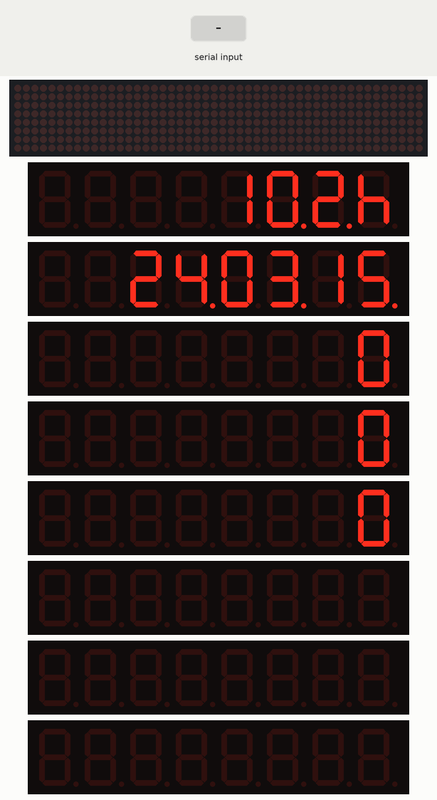
Simulated run of this sketch. Board: Arduino Uno, built with avr-gcc and run on an emulated ATmega328P. On the bench: 48×8 LED matrix, 8 × 8-digit seven-segment display. Inputs (shaded band) come from the test bench. The local clock reads 2024-03-15 10:24:30 at power-on unless the sketch sets it; the modem accepts every AT command (registered, SIM ready, sends succeed) and sends nothing else; what the sketch prints to the serial monitor is not drawn.

Above: at 8.4 s.
8.5 s: "1\n" received over the second serial link
At 9.1 s:
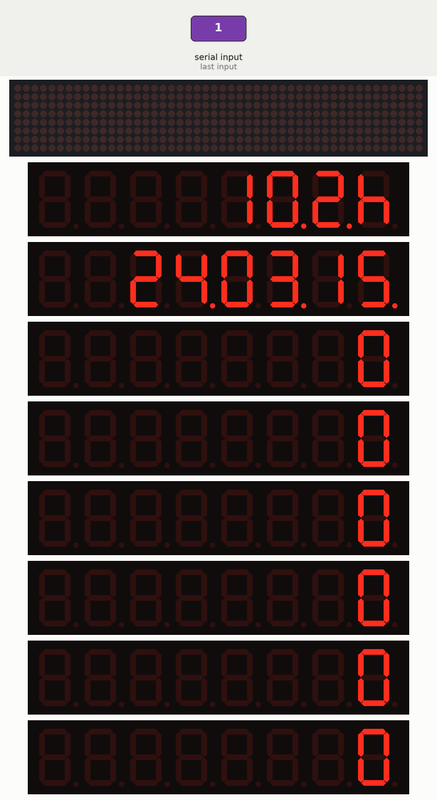
11.5 s: "90,45,200\n" received over the second serial link
At 33.1 s:
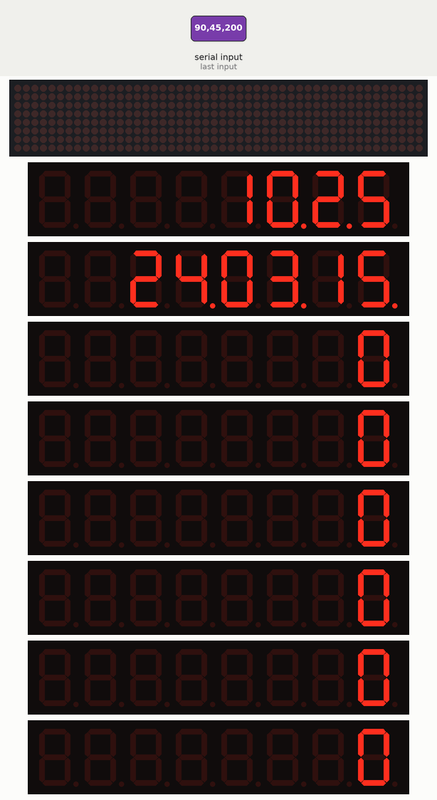
Timing chart, 0 to 33.8 s (numbered marks = the images above; inputs shaded):
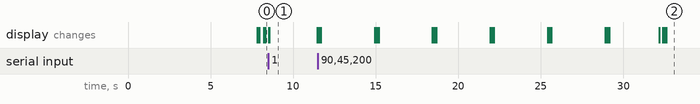

The sketch:

LCDemoCascadedDevices.ino
```cpp
#include <SoftwareSerial.h>
#include "LedControl.h"
#include <Wire.h>
#include <RTClib.h>
#include <string.h>
#include <EEPROM.h>
SoftwareSerial sim800lSerial(2, 3);         // RX, TX - Replace with your desired pins
RTC_DS1307 rtc;                             // create a clock object
LedControl lc = LedControl(12, 11, 10, 6);  // create a ledcontrol object
LedControl lc1 = LedControl(7, 6, 5, 6);    // create a ledcontrol object

String Response = "";
uint32_t priceData[10] = { 0, 0, 0, 0, 0, 0, 0, 0, 0, 0 };
uint32_t dateData[2] = { 0, 0 };
int delaytime = 5;
int time = 1111;

void setup() {
  Serial.begin(9600);
  sim800lSerial.begin(9600);
  Serial.println("program started");
  setupLed();
  setupLed1();
  setupTimer();
  Response = readStringFromEEPROM(0);
  seperateLine(Response);

  sendCommand("AT");
  delay(1);
  readData();
  delay(1000);

  // Set the module in text mode
  sendCommand("AT+CMGF=1");
  delay(1);
  readData();
  delay(1000);

  // Set the preferred message storage
  sendCommand("AT+CPMS=\"SM\",\"SM\",\"SM\"");
  delay(1);
  readData();
  delay(1000);

  // sendCommand("AT+CMGD=1,4");
  // delay(1);
  // readData();
  // delay(1000);
}
void loop() {
  getTime();
  getGSM();
  print(dateData[0], 0);
  print1(dateData[1], 0);
  for (int i = 0; i < 5; i++) {
    print(priceData[i], i + 1);
  }
  for (int i = 5; i < 10; i++) {
    print1(priceData[i], i - 4);
  }
  delay(1000);
}

void sendCommand(String command) {
  sim800lSerial.println(command);
}

void getGSM() {

  // sendCommand("AT+CMGL=\"ALL\"");
  sendCommand("AT+CMGL=\"REC UNREAD\"");
  delay(1);
  readData();
  delay(500);
}

void readData() {
  // Check for incoming data from SIM800L
  while (sim800lSerial.available()) {
    Response = sim800lSerial.readString();
    Serial.println(Response);
  }
  char* token;
  char* remainder = const_cast<char*>(Response.c_str());  // Convert String to char*
  // Loop through the multiline string and extract individual strings
  while ((token = strtok_r(remainder, "\n", &remainder)) != NULL) {
    String line = String(token);
    line.replace("\t", "");
    // Serial.println(line);
    if (line.length() > 40) {
      if (line[0] == '1') {
        Serial.println("message found");
        Serial.println(line);

        for (int i = 0; i < 200; i++) {
          EEPROM.write(i, 0);
        }
        writeStringToEEPROM(0, line);

        seperateLine(line);

        sendCommand("AT+CMGD=1,4");
        delay(1);
        readData();
        delay(1000);
      }
    }
  }
}

void seperateLine(String line) {
  char* token1;
  char* remainder1 = const_cast<char*>(line.c_str());  // Convert String to char*
  // Loop through the multiline string and extract individual strings
  int a = 0;
  while ((token1 = strtok_r(remainder1, ",", &remainder1)) != NULL) {
    String value = String(token1);
    priceData[a] = value.toInt();
    Serial.println(value);
    a++;
  }
}


void setupTimer() {
  if (!rtc.begin()) {
    while (1) delay(10);
  }

  if (!rtc.isrunning()) {
    rtc.adjust(DateTime(F(__DATE__), F(__TIME__)));
  }
}

void setupLed() {
  int devices = lc.getDeviceCount();
  for (int address = 0; address < devices; address++) {
    lc.shutdown(address, false);
    lc.setIntensity(address, 8);
    lc.clearDisplay(address);
  }
}
void setupLed1() {
  int devices = lc1.getDeviceCount();
  for (int address = 0; address < devices; address++) {
    lc1.shutdown(address, false);
    lc1.setIntensity(address, 8);
    lc1.clearDisplay(address);
  }
}

int countDigit(long data) {
  if (data < 10) {
    return 1;
  } else if (data < 100) {
    return 2;
  } else if (data < 1000) {
    return 3;
  } else if (data < 10000) {
    return 4;
  } else if (data < 100000) {
    return 5;
  } else if (data < 1000000) {
    return 6;
  } else if (data < 10000000) {
    return 7;
  } else if (data < 100000000) {
    return 8;
  }
}

int SplitNo(int data, int size) {
  int digit[size];
  //defining a loop for splitting the number
  for (int i = 0; i < size; i++) {
    digit[i] = data % 10;
    data = data / 10;
  }
  return digit;
}

void print(long data, int Row) {
  int devices = lc.getDeviceCount();
  // Serial.println(devices);
  int Col = countDigit(data);
  // Serial.println(Col);
  int digit[Col];

  //defining a loop for splitting the number
  for (int i = 0; i < Col; i++) {
    digit[i] = data % 10;
    // Serial.println(digit[i]);
    data = data / 10;
  }
  // Serial.println("...");

  /////////////////////////////////
  int col_order[8] = { 0, 1, 2, 3, 4, 5, 6, 7 };
  if (Row == 1 || Row == 2 || Row == 3) {
    col_order[3] = 4;
    col_order[4] = 3;
  }

  //////////////////////////////////
  int row = Row;
  for (int col = 0; col < Col; col++) {
    for (int address = 0; address < devices; address++) {
      delay(delaytime);
      if (row == 0 & (col == 0 || col == 1)) {
        // Serial.println("problem row");
        if (digit[col] == 1) {
          lc.setLed(0, col, 5, true);
          lc.setLed(0, col, 6, true);
        } else if (digit[col] == 3) {
          lc.setChar(row, col_order[col], 'E', false);
        } else if (digit[col] == 4) {
          lc.setLed(0, col, 5, true);
          lc.setLed(0, col, 6, true);
          lc.setLed(0, col, 3, true);
          lc.setLed(0, col, 7, true);
        } else if (digit[col] == 6) {
          lc.setChar(row, col_order[col], 9, false);
        } else if (digit[col] == 7) {
          lc.setChar(row, col_order[col], 'L', false);
        } else if (digit[col] == 9) {
          lc.setChar(row, col_order[col], 6, false);
        } else {
          lc.setChar(row, col_order[col], digit[col], false);
        }
      } else {
        lc.setChar(row, col_order[col], digit[col], false);
      }
      lc.setLed(0, 1, 0, true);
      lc.setLed(0, 2, 0, true);
    }
  }
}
void print1(long data, int Row) {
  int devices = lc1.getDeviceCount();
  // Serial.println(devices);
  int Col = countDigit(data);
  // Serial.println(Col);
  int digit[Col];

  //defining a loop for splitting the number
  for (int i = 0; i < Col; i++) {
    digit[i] = data % 10;
    // Serial.println(digit[i]);
    data = data / 10;
  }
  // Serial.println("...");

  /////////////////////////////////
  int col_order[8] = { 0, 1, 2, 3, 4, 5, 6, 7 };
  if (Row == 1 || Row == 2 || Row == 3) {
    col_order[3] = 4;
    col_order[4] = 3;
  }

  //////////////////////////////////
  int row = Row;
  for (int col = 0; col < Col; col++) {
    for (int address = 0; address < devices; address++) {
      delay(delaytime);
      // if (row == 0 & (col == 0 || col == 1)) {
      //   // Serial.println("problem row");
      //   if (digit[col] == 1) {
      //     lc1.setLed(0, col, 5, true);
      //     lc1.setLed(0, col, 6, true);
      //   } else if (digit[col] == 3) {
      //     lc1.setChar(row, col_order[col], 'E', false);
      //   } else if (digit[col] == 4) {
      //     lc1.setLed(0, col, 5, true);
      //     lc1.setLed(0, col, 6, true);
      //     lc1.setLed(0, col, 3, true);
      //     lc1.setLed(0, col, 7, true);
      //   } else if (digit[col] == 6) {
      //     lc1.setChar(row, col_order[col], 9, false);
      //   } else if (digit[col] == 7) {
      //     lc1.setChar(row, col_order[col], 'L', false);
      //   } else if (digit[col] == 9) {
      //     lc1.setChar(row, col_order[col], 6, false);
      //   } else {
      //     lc1.setChar(row, col_order[col], digit[col], false);
      //   }
      // } else {
      lc1.setChar(row, col_order[col], digit[col], false);
    }
  }
  lc1.setLed(0, 4, 0, true);
  lc1.setLed(0, 2, 0, true);
  lc1.setLed(0, 0, 0, true);
}

// print one
void one(int row, int col) {
  lc.setLed(1, row, col, true);
}
// print three
void three(int row, int col) {
  lc.setLed(1, row, col, true);
}

void getTime() {
  DateTime now = rtc.now();
  char buf1[] = "hhmm";
  String time = now.toString(buf1);
  char buf2[] = "YYMMDD";
  String date = now.toString(buf2);
  dateData[0] = time.toInt();
  if (date.toInt() > 230000) { dateData[1] = date.toInt(); }
}

void writeStringToEEPROM(int addrOffset, const String& strToWrite) {
  byte len = strToWrite.length();
  EEPROM.write(addrOffset, len);

  for (int i = 0; i < len; i++) {
    EEPROM.write(addrOffset + 1 + i, strToWrite[i]);
  }
}

String readStringFromEEPROM(int addrOffset) {
  int newStrLen = EEPROM.read(addrOffset);
  char data[newStrLen + 1];

  for (int i = 0; i < newStrLen; i++) {
    data[i] = EEPROM.read(addrOffset + 1 + i);
  }
  data[newStrLen] = '\ 0';  // !!! NOTE !!! Remove the space between the slash "/" and "0" (I've added a space because otherwise there is a display bug)

  return String(data);
}
```
